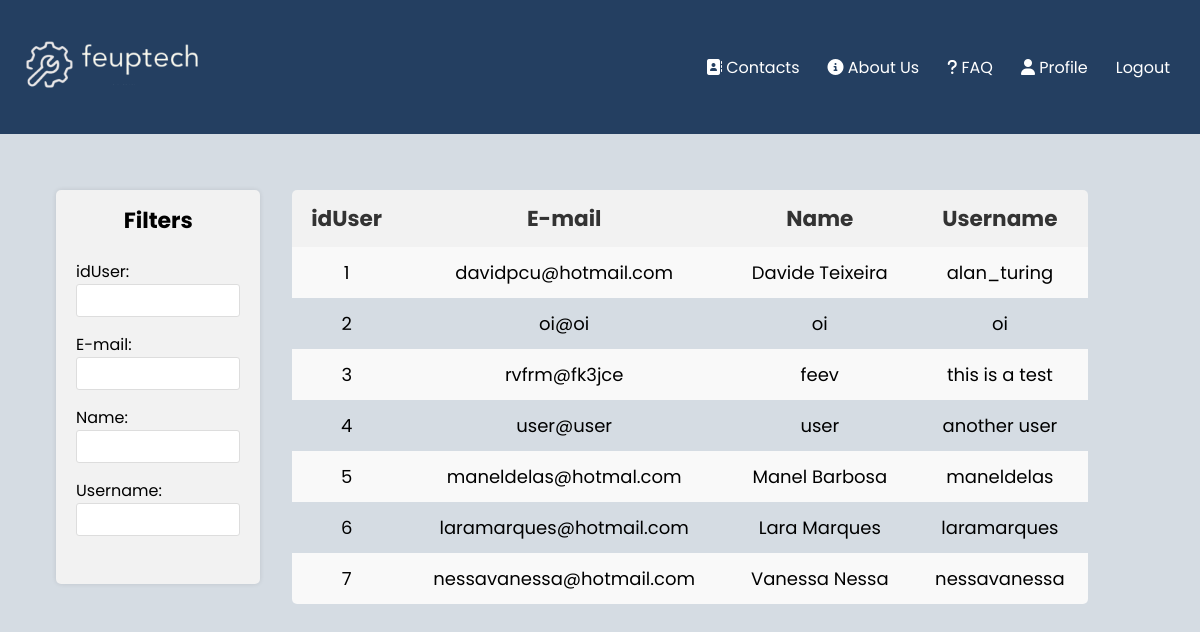
The page /pages/users_all.php (signed in) on the database as committed earlier.
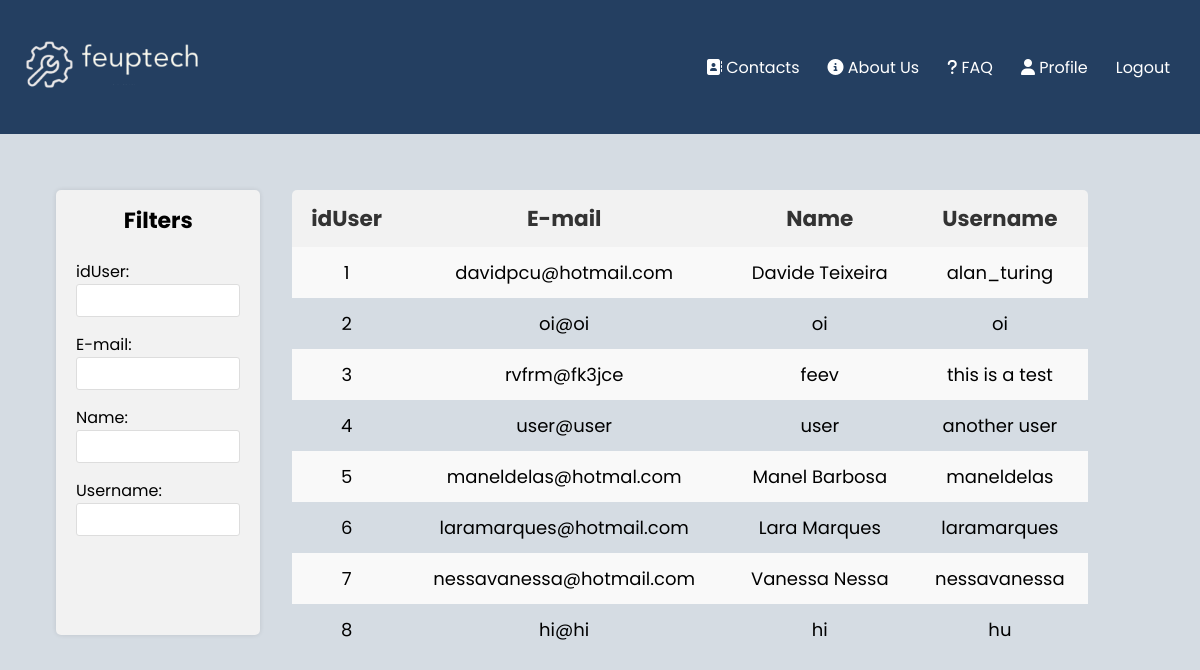
The same page on the database as committed later.
### tables this page shows
CREATE TABLE users(
    idUser integer primary key AUTOINCREMENT,
    email text UNIQUE,
    name text NOT NULL,
    username text UNIQUE NOT NULL,
    password text NOT NULL
);

### pages/users_all.php (called while the page is built, shortened)
<?php
    require_once(__DIR__ . '/../database/connection.db.php');
    include '../database/user.class.php';
    include '../utils/session.php';
    include '../templates/tickets.tpl.php';
    include '../templates/users_all.tpl.php';
    $session = new Session();
    $db = getDatabaseConnection();
    $user = User::getUserWithId($db, $session->getID());
    $users = User::getAllUsers($db);
    drawUsersAll($users);
?>

### database/user.class.php (called while the page is built, shortened)
<?php
     class User{
        public function __construct(int $id, string $email, string $name, string $username){
            $this->id = $id;
            $this->email = $email;
            $this->name = $name;
            $this->username = $username;
        }
        static function getAllUsers(PDO $db){
            $stmt = $db->prepare('
              SELECT idUser, email, name, username
              FROM users');
            $stmt->execute();
            $ticketRows = $stmt->fetchAll(PDO::FETCH_ASSOC);
            $users = [];
            foreach ($ticketRows as $row){
                $user = new User(
                $row['idUser'],
                $row['email'],
                $row['name'],
                $row['username']);
                array_push($users, $user);
            }
            return $users;
        }
        static function getUserWithID(PDO $db, int $id) : ?User {
            $stmt = $db->prepare('
                SELECT u.idUser, u.email, u.name, u.username
                FROM users u JOIN admins a ON u.idUser = a.idAdmin
                WHERE u.idUser = ?');
            $stmt->execute(array($id));
            $row = $stmt->fetch(PDO::FETCH_ASSOC);
            if ($row !== false) {
                return new Admin($row['idUser'], $row['email'], $row['name'], $row['username']);
            }
            return null;
            }
     }
?>

### utils/session.php (called while the page is built, shortened)
<?php
class Session{
      public function getID() : ?int {
        return isset($_SESSION['id']) ? $_SESSION['id'] : null;
      }
}
?>

### templates/users_all.tpl.php (the view, shortened to what this page needs)
<?php function drawUsersAll($users) { ?>
<main class="tab">
            <section class="sidebar">
                <h3>Filters</h3>
                <label for="isUserFilter">idUser:</label>
                <input type="text" id="idUserFilter">
                <br>
                <label for="emailFilter">E-mail:</label>
                <input type="text" id="emailFilter">
                <br>
                <label for="nameFilter">Name:</label>
                <input type="text" id="nameFilter">
                <br>
                <label for="usernameFilter">Username:</label>
                <input type="text" id="usernameFilter">
            </section>
        <section class="table-container">
            <table id="filter">
                    <th>idUser</th>
                    <th>E-mail</th>
                    <th>Name</th>
                    <th>Username</th>
                <?php
                    foreach($users as $user)
                        drawUserAll($user);
                ?>
            </table>
        </section>
    </main>
</body>
</html>
<?php } ?>
<?php function drawUserAll($user) { ?>
<tr>
    <td>
        <a href="../pages/profile_foreign.php?user=<?php echo urlencode($user->id) ?>">
            <?php echo $user->id ?> </a>
    </td>
    <td><?php echo $user->email ?></td>
    <td><?php echo $user->name ?></td>
    <td><?php echo $user->username ?></td>
</tr>
<?php } ?>

Rows that differ between the two databases and show on the page:
added users: idUser "8", email "hi@hi", name "hi", username "hu"
